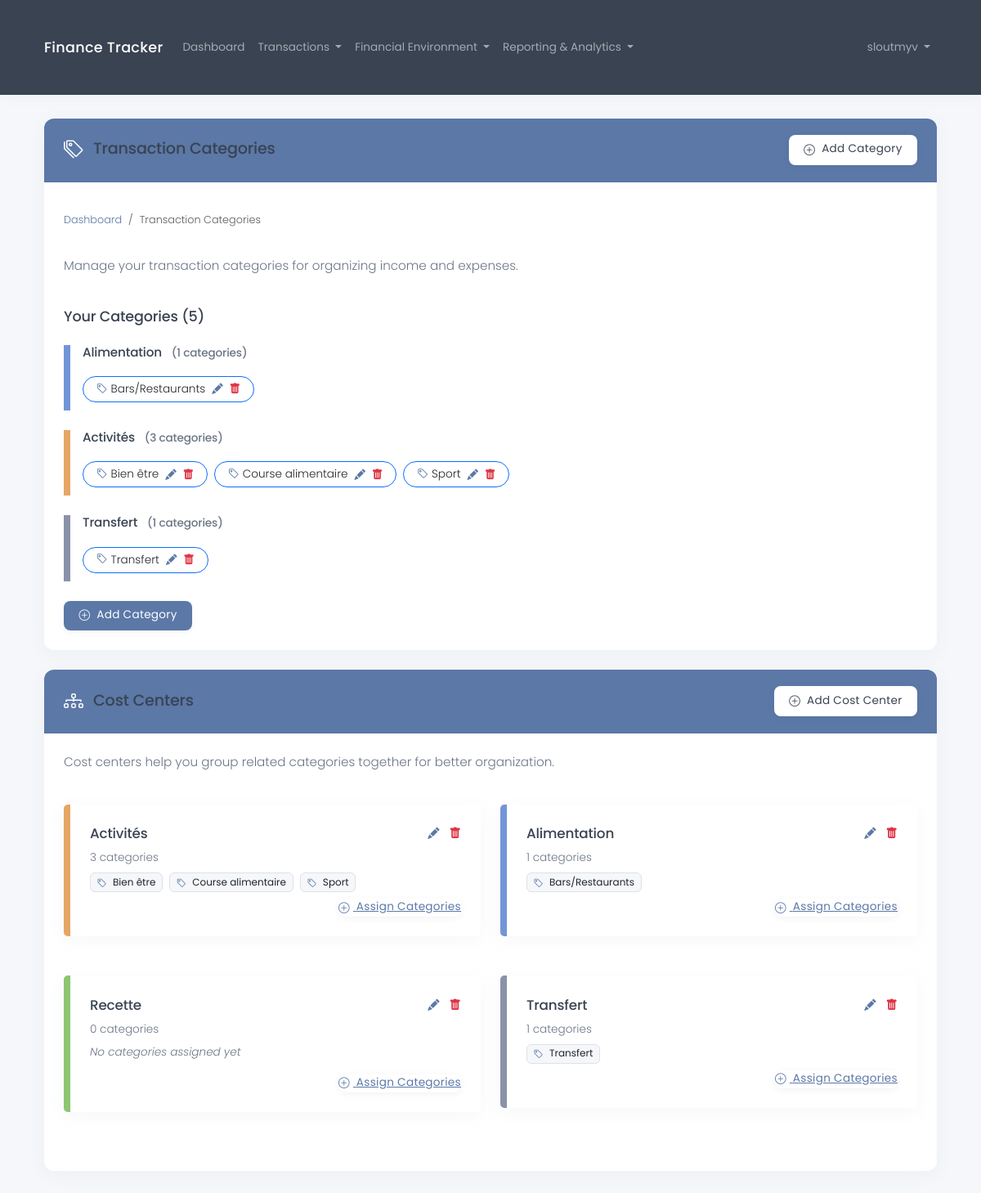
The app's page /en/financial/categories/ (signed in), older data.
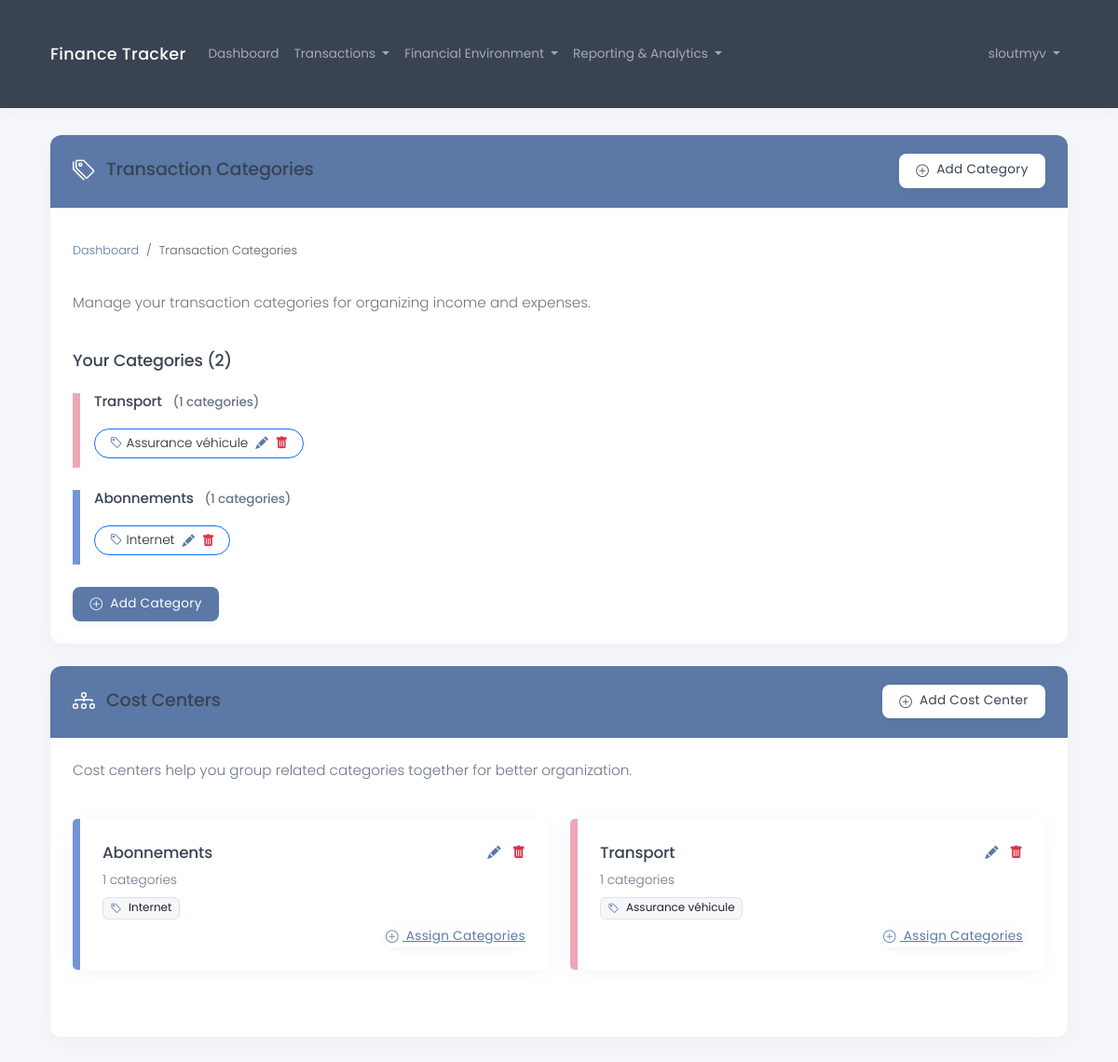
The same page, newer data.
### core/models.py (models this page shows, shortened)
class CostCenter(models.Model):
    tax_household = models.ForeignKey(
        TaxHousehold,
        on_delete=models.CASCADE,
        related_name='cost_centers',
        help_text=_("The tax household this cost center belongs to")
    )
    name = models.CharField(
        max_length=100,
        help_text=_("Cost center name")
    )
    color = models.CharField(
        max_length=20,
        default="#7295d8",
        help_text=_("Color code for the cost center (hex format)")
    )
    created_at = models.DateTimeField(auto_now_add=True)
    updated_at = models.DateTimeField(auto_now=True)
    class Meta:
        ordering = ['name']
        verbose_name = _("Cost Center")
        verbose_name_plural = _("Cost Centers")

class TransactionCategory(models.Model):
    tax_household = models.ForeignKey(
        TaxHousehold,
        on_delete=models.CASCADE,
        related_name='transaction_categories',
        help_text=_("The tax household this category belongs to")
    )
    cost_center = models.ForeignKey(
        CostCenter,
        on_delete=models.SET_NULL,
        related_name='categories',
        null=True,
        blank=True,
        help_text=_("The cost center this category belongs to (optional)")
    )
    name = models.CharField(
        max_length=100,
        help_text=_("Category name")
    )
    created_at = models.DateTimeField(auto_now_add=True)
    updated_at = models.DateTimeField(auto_now=True)
    class Meta:
        ordering = ['name']
        verbose_name = _("Transaction Category")
        verbose_name_plural = _("Transaction Categories")

### core/views.py (the view)
# urls.py: path('financial/categories/', views.category_list, name='category_list'),
@login_required
def category_list(request):
    try:
        household = request.user.tax_household
        has_bank_accounts = BankAccount.objects.filter(members__in=household.members.all()).exists()
        if not has_bank_accounts:
            messages.warning(request, "You need to create bank accounts before adding categories.")
            return redirect('bank_account_create')
        categories = TransactionCategory.objects.filter(
            tax_household=household
        ).order_by('name')
        cost_centers = CostCenter.objects.filter(
            tax_household=household
        ).order_by('name')
        categorized = {}
        uncategorized = []
        for category in categories:
            if category.cost_center:
                if category.cost_center.id not in categorized:
                    categorized[category.cost_center.id] = {
                        'cost_center': category.cost_center,
                        'categories': []
                    }
                categorized[category.cost_center.id]['categories'].append(category)
            else:
                uncategorized.append(category)
        total_categories = categories.count()
        total_cost_centers = cost_centers.count()
        categorized_count = total_categories - len(uncategorized)
        return render(request, 'financial/category_list.html', {
            'categories': categories,
            'uncategorized': uncategorized,
            'categorized': categorized,
            'cost_centers': cost_centers,
            'has_household': True,
            'has_bank_accounts': True,
            'stats': {
                'total_categories': total_categories,
                'total_cost_centers': total_cost_centers,
                'categorized_count': categorized_count,
                'uncategorized_count': len(uncategorized)
            }
        })
    except TaxHousehold.DoesNotExist:
        messages.error(request, "You need to create a tax household first.")
        return redirect('household_create')

### templates/financial/category_list.html (shortened to what this page needs)
{% extends 'base.html' %}
{% load i18n_extras %}
{% block content %}
<div class="row">
    <div class="col-md-12">
        <div class="card mb-4">
            <div class="card-header bg-primary text-white d-flex align-items-center justify-content-between">
                <div>
                    <i class="bi bi-tags me-2 fs-4"></i>
                    <h3 class="mb-0 d-inline">{% translate_json "Transaction Categories" %}</h3>
                </div>
                <div>
                    {% if has_bank_accounts %}
                    <a href="{% url 'category_create' %}" class="btn btn-light">
                        <i class="bi bi-plus-circle me-1"></i> {% translate_json "Add Category" %}
                    </a>
                    {% endif %}
                </div>
            </div>
            <div class="card-body">
                <nav aria-label="breadcrumb" class="mb-4">
                    <ol class="breadcrumb">
                        <li class="breadcrumb-item"><a href="{% url 'dashboard' %}">{% translate_json "Dashboard" %}</a></li>
                        <li class="breadcrumb-item active" aria-current="page">{% translate_json "Transaction Categories" %}</li>
                    </ol>
                </nav>
                {% if not has_household %}
                    <div class="alert alert-warning">
                        <h5 class="alert-heading">{% translate_json "You need to create a tax household first" %}</h5>
                        <p>{% translate_json "Before adding categories, you need to set up your tax household." %}</p>
                        <hr>
                        <div class="d-grid gap-2 d-md-flex">
                            <a href="{% url 'household_create' %}" class="btn btn-primary">
                                <i class="bi bi-house-add-fill me-1"></i> {% translate_json "Create Tax Household" %}
                            </a>
                        </div>
                    </div>
                {% else %}
                    <div class="row mb-4">
                        <div class="col-12">
                            <p class="lead">{% translate_json "Manage your transaction categories for organizing income and expenses." %}</p>
                        </div>
                    </div>
                    {% if categories %}
                        <h4 class="mb-3">{% translate_json "Your Categories" %} ({{ stats.total_categories }})</h4>
                        {% if categorized %}
                            {% for cost_center_id, data in categorized.items %}
                                <div class="cost-center-header mt-4" style="border-left: 8px solid {{ data.cost_center.color }};">
                                    <div class="d-flex justify-content-between align-items-center">
                                        <h5 class="mb-1">
                                            {{ data.cost_center.name }}
                                            <small class="text-muted ms-2">({{ data.categories|length }} {% translate_json "categories" %})</small>
                                        </h5>
                                    </div>
                                    <div class="d-flex flex-wrap gap-2 mt-3 mb-4">
                                        {% for category in data.categories %}
                                        <div class="position-relative d-inline-flex align-items-center border border-primary rounded-pill py-1 px-3 category-badge" style="font-size: 0.85rem;">
                                            <i class="bi bi-tag me-1 text-primary"></i>
                                            <span>{{ category.name }}</span>
                                            <div class="ms-2">
                                                <a href="{% url 'category_update' category.pk %}" class="text-primary me-1" style="text-decoration: none;">
                                                    <i class="bi bi-pencil-fill"></i>
                                                </a>
                                                <a href="{% url 'category_delete' category.pk %}" class="text-danger" style="text-decoration: none;">
                                                    <i class="bi bi-trash-fill"></i>
                                                </a>
                                            </div>
                                        </div>
                                        {% endfor %}
                                    </div>
                                </div>
                            {% endfor %}
                        {% endif %}
                    {% else %}
                        <div class="alert alert-info">
                            <p>{% translate_json "You haven't added any categories yet. Click the button above to add your first category." %}</p>
                        </div>
                    {% endif %}
                    <div class="mt-4">
                        <a href="{% url 'category_create' %}" class="btn btn-primary">
                            <i class="bi bi-plus-circle me-1"></i> {% translate_json "Add New Category" %}
                        </a>
                    </div>
                {% endif %}
            </div>
        </div>
        {% if has_household and has_bank_accounts %}
        <div class="card">
            <div class="card-header bg-primary text-white d-flex align-items-center justify-content-between">
                <div>
                    <i class="bi bi-diagram-3 me-2 fs-4"></i>
                    <h3 class="mb-0 d-inline">{% translate_json "Cost Centers" %}</h3>
                </div>
                <div>
                    <a href="{% url 'cost_center_create' %}" class="btn btn-light">
                        <i class="bi bi-plus-circle me-1"></i> {% translate_json "Add Cost Center" %}
                    </a>
                </div>
            </div>
            <div class="card-body">
                <div class="row mb-4">
                    <div class="col-12">
                        <p class="lead">{% translate_json "Cost centers help you group related categories together for better organization." %}</p>
                    </div>
                </div>
                {% if cost_centers %}
                    <div class="row">
                        {% for cost_center in cost_centers %}
                        <div class="col-md-6 mb-4">
                            <div class="card" style="border-left: 8px solid {{ cost_center.color }}; border-radius: 5px;">
                                <div class="card-body">
                                    <div class="d-flex justify-content-between align-items-center mb-2">
                                        <h5 class="card-title mb-0">
                                            {{ cost_center.name }}
                                        </h5>
                                        <div>
                                            <a href="{% url 'cost_center_update' cost_center.pk %}" class="text-primary me-2" style="text-decoration: none;">
                                                <i class="bi bi-pencil-fill"></i>
                                            </a>
                                            <a href="{% url 'cost_center_delete' cost_center.pk %}" class="text-danger" style="text-decoration: none;">
                                                <i class="bi bi-trash-fill"></i>
                                            </a>
                                        </div>
                                    </div>
                                    {% with categories=cost_center.categories.all %}
                                        <div class="mb-2">
                                            <small class="text-muted mb-2 d-block">
                                                {{ categories|length }} {% translate_json "categories" %}
                                            </small>
                                        </div>
                                        {% if categories %}
                                            <div class="d-flex flex-wrap gap-2 mb-2">
                                                {% for category in categories %}
                                                <span class="badge bg-light text-dark border">
                                                    <i class="bi bi-tag me-1 text-primary"></i>
                                                    {{ category.name }}
                                                </span>
                                                {% endfor %}
                                            </div>
                                        {% else %}
                                            <div class="text-muted fst-italic mb-3">{% translate_json "No categories assigned yet" %}</div>
                                        {% endif %}
                                    {% endwith %}
                                    <div class="mt-2 text-end">
                                        <a href="{% url 'cost_center_assign_categories' cost_center.pk %}" class="btn btn-sm btn-link text-primary p-0">
                                            <i class="bi bi-plus-circle me-1"></i> {% translate_json "Assign Categories" %}
                                        </a>
                                    </div>
                                </div>
                            </div>
                        </div>
                        {% endfor %}
                    </div>
                {% endif %}
            </div>
        </div>
        {% endif %}
    </div>
</div>
{% endblock %}

### templates/base.html (shortened to what this page needs)
{% load i18n %}
{% load i18n_extras %}
{% load static %}
<!DOCTYPE html>
<html lang="{{ LANGUAGE_CODE }}">
<head>
    <link href="https://cdn.jsdelivr.net/npm/bootstrap@5.3.2/dist/css/bootstrap.min.css" rel="stylesheet">
    <link rel="stylesheet" href="https://cdn.jsdelivr.net/npm/bootstrap-icons@1.11.3/font/bootstrap-icons.min.css">
    <link rel="stylesheet" href="{% static 'css/custom.css' %}">
</head>
<body>
    <nav class="navbar navbar-expand-lg navbar-dark bg-dark">
        <div class="container">
            <a class="navbar-brand" href="{% url 'home' %}">{% translate_json "Finance Tracker" %}</a>
            <div class="collapse navbar-collapse" id="navbarNav">
                <ul class="navbar-nav me-auto">
                    {% if user.is_authenticated %}
                        <li class="nav-item">
                            <a class="nav-link" href="{% url 'dashboard' %}">{% translate_json "Dashboard" %}</a>
                        </li>
                        <li class="nav-item dropdown">
                            <a class="nav-link dropdown-toggle" href="#" id="transactionsDropdown" role="button" data-bs-toggle="dropdown">
                                {% translate_json "Transactions" %}
                            </a>
                        </li>
                        <li class="nav-item dropdown">
                            <a class="nav-link dropdown-toggle" href="#" id="financialDropdown" role="button" data-bs-toggle="dropdown">
                                {% translate_json "Financial Environment" %}
                            </a>
                        </li>
                        <li class="nav-item dropdown">
                            <a class="nav-link dropdown-toggle" href="#" id="analyticsDropdown" role="button" data-bs-toggle="dropdown">
                                {% translate_json "Reporting & Analytics" %}
                            </a>
                        </li>
                    {% endif %}
                </ul>
                <ul class="navbar-nav ms-auto">
                    {% if user.is_authenticated %}
                        <li class="nav-item dropdown">
                            <a class="nav-link dropdown-toggle" href="#" id="navbarDropdown" role="button" data-bs-toggle="dropdown">
                                {{ user.username }}
                            </a>
                        </li>
                    {% else %}
                        <li class="nav-item">
                            <a class="nav-link" href="{% url 'login' %}">{% translate_json "Login" %}</a>
                        </li>
                    {% endif %}
                </ul>
            </div>
        </div>
    </nav>
    <div class="container">
        {% block content %}{% endblock %}
    </div>
</body>
</html>

Row changes from the older to the newer data that the page shows:
removed CostCenter: cost_center.name "Alimentation", categories|length "1", name "Alimentation", categories.all|length "1"
removed TransactionCategory: name "Bars/Restaurants"
removed CostCenter: cost_center.name "Activités", categories|length "3", name "Activités", categories.all|length "3", color "#e5a663" (drawn)
removed TransactionCategory: name "Bien être"
removed TransactionCategory: name "Course alimentaire"
removed TransactionCategory: name "Sport"
removed CostCenter: cost_center.name "Transfert", categories|length "1", name "Transfert", categories.all|length "1", color "#8a92a9" (drawn)
removed TransactionCategory: name "Transfert"
removed CostCenter: name "Recette", categories.all|length "0", color "#8dc571" (drawn), shown under "Cost Centers"
added CostCenter: cost_center.name "Transport", categories|length "1", name "Transport", categories.all|length "1", color "#eda6b8" (drawn)
added TransactionCategory: name "Assurance véhicule"
added CostCenter: cost_center.name "Abonnements", categories|length "1", name "Abonnements", categories.all|length "1"
added TransactionCategory: name "Internet"
Text that changed along with them:
{{ stats.total_categories }}: "5" → "2"
